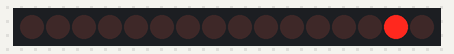
A sketch run on a simulated Arduino Uno, built with avr-gcc and run on an emulated ATmega328P. On the bench: 16 shift-register outputs drawn as a row of LEDs (first output left, lit = HIGH). Wiring (inferred from the names in the program): 2 × shift register (74HC595): data pin 10; shift clock pin 12; latch pin 11. Wiring (inferred from the signals the program sends): row of LEDs: on Q0, Q1, Q2, Q3, Q4, Q5, Q6, Q7, Q8, Q9, Q10, Q11, Q12, Q13, Q14, Q15.

Above: at 0.15 s.
At 0.47 s:
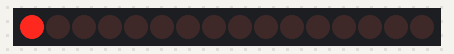
At 1.14 s:
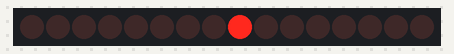
At 1.48 s:
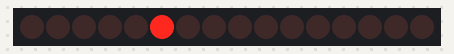
At 1.82 s:
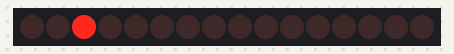
At 2.49 s:
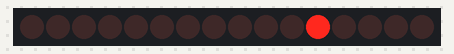
Timing chart, 0 to 3.0 s (numbered marks = the images above):
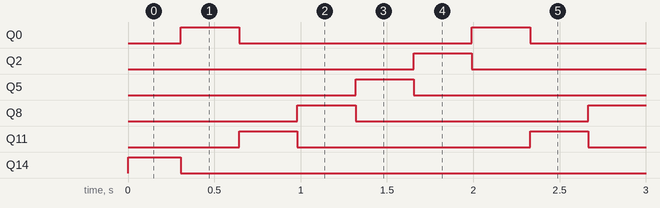

Measured:
- by itself, Q0, Q2, Q5, Q8, Q11: alternates HIGH for 0.34 s and LOW for 1.3 s
- by itself, Q14: LOW → HIGH at 0.00 s, → LOW 0.31 s later
- by itself, everything shown: repeats every 1.7 s, in 5 steps

The sketch:

_74hc595.ino
```cpp
const int verrou = 11;
const int donnee = 10;
const int horloge = 12;


void setup()
{
    //on déclare les broches en sortie
    pinMode(verrou, OUTPUT);
    pinMode(donnee, OUTPUT);
    pinMode(horloge, OUTPUT);
}

void loop()
{
    int masque = 0;
    for(int i=1; i<16; i++)
    {
        //on décale d'un cran le masque
        masque = 0x01 << i;
        //on commence par mettre le verrou
        digitalWrite(verrou, LOW);
        //on envoie la seconde donnée d'abord
        //On envoie les 8 premiers bits
        shiftOut(donnee, horloge, LSBFIRST, ~(masque & 0x00FF));
        //on envoie la première donnée
        //On envoie les 8 derniers bits
        shiftOut(donnee, horloge, LSBFIRST, ~((masque & 0xFF00) >> 8));
        //et on relache le verrou pour mettre à jour les données
        digitalWrite(verrou, HIGH);
        delay(10);
    }

}
```
